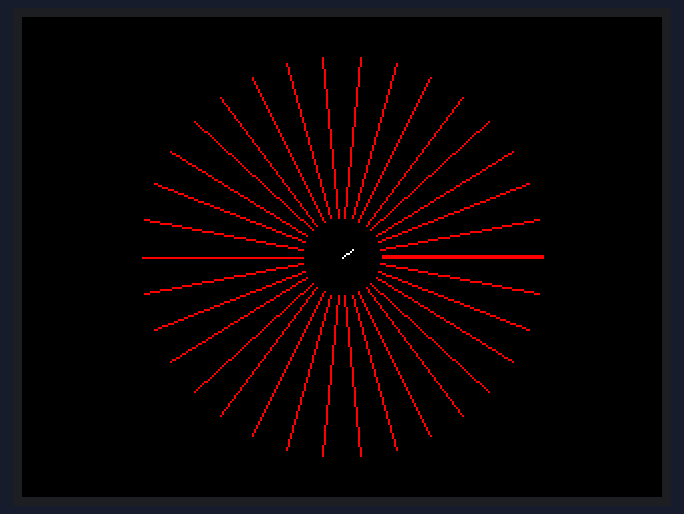
This sketch was run on a simulated ESP32. Shown: 320×240 colour display. Random numbers use the default seed unless the sketch sets one.

Above: at 2.3 s.
At 4.48 s:
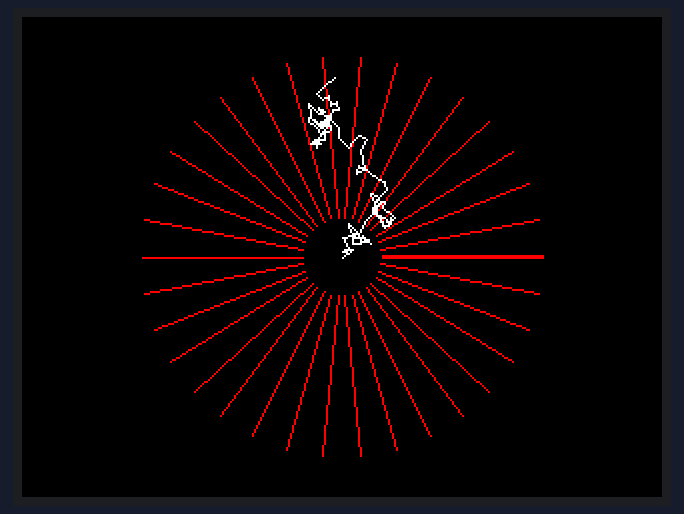
At 6.93 s:
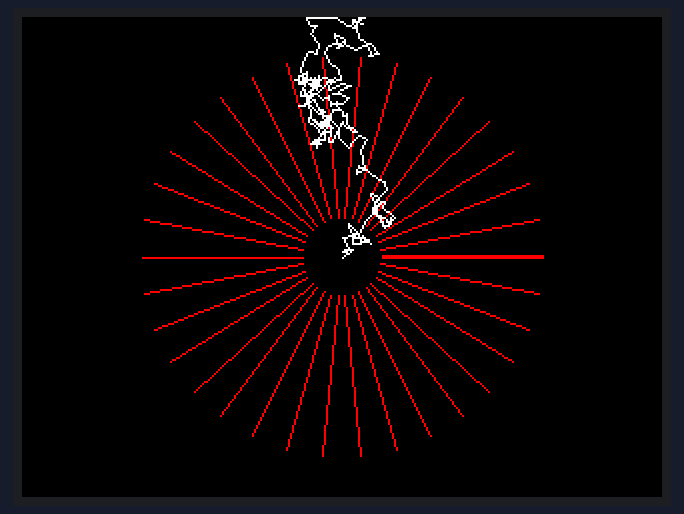
At 11.27 s:
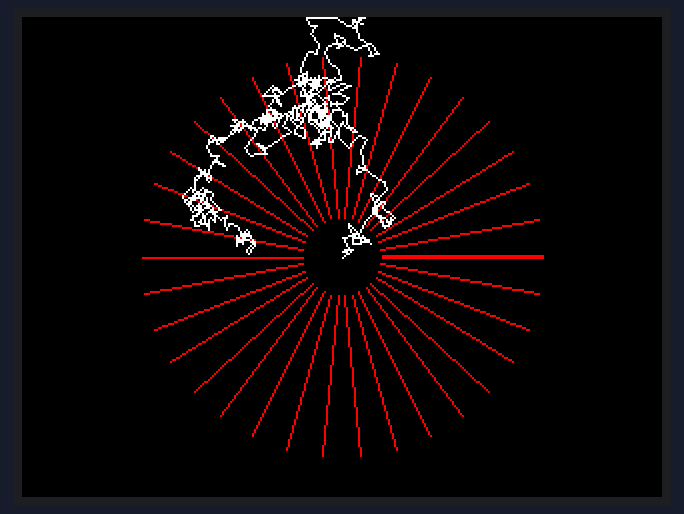
At 20.81 s:
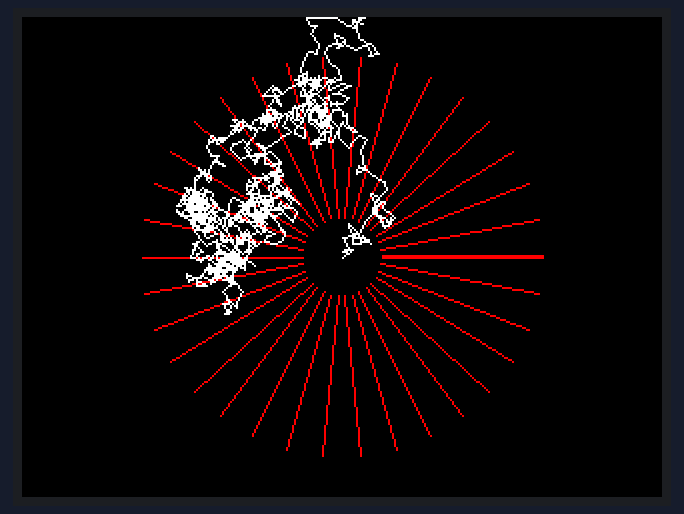
At 38.48 s:
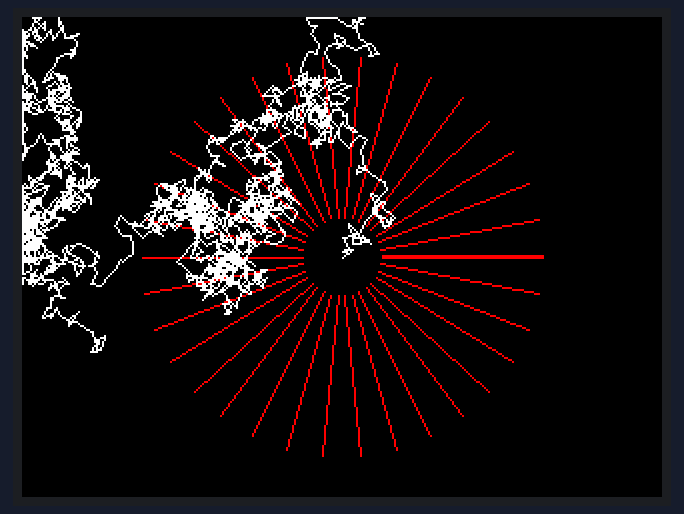

The sketch:

BresenhamDemo.ino
```cpp
/*
  Ellipse drawing example

  This sketch does not use any fonts.
*/

#include <M5Stack.h>
#include <math.h>

void Bresenham(int16_t x0,int16_t y0,int16_t x1,int16_t y1, uint16_t color) {
  int16_t xp=x0;
  int16_t yp=y0;
  int16_t error=0;
  int16_t dx, dy;

  if (x0>x1) {
    // Reverse the begin- and endpoint to get in the right octant
    Bresenham(x1,y1,x0,y0,color);
  }
  else {
    dx=x1-x0;

    if (y0<=y1) {
      dy=y1-y0;

      // Octant 1 and 2
      if ( dx>=dy ) {

        // Quadrant 1: x0<=x1, y0<=y1, dx>=dy
        while(xp<=x1) {
            M5.Lcd.drawPixel(xp, yp, color);
            xp+=1;
            error=error+2*dy;
            if (error>dx) {
              yp=yp+1;
              error=error-2*dx;
            }
          }
        }
      else {

        // Octant 2: x0<=x1, y0<=y1, dx<dy
        while(yp<=y1) {
          M5.Lcd.drawPixel(xp, yp, color);
          yp+=1;
          error=error+2*dx;
          if (error>dy) {
            xp=xp+1;
            error=error-2*dy;
          }
        }
      }
    }
    else {
      dy=y0-y1;
      if (dx>dy) {

        // Octant 8: x0<=x1, y0>y1, dx>dy
        while(xp<=x1) {
          M5.Lcd.drawPixel(xp, yp, color);
          xp+=1;
          error=error+2*dy;
          if (error>dx) {
            yp=yp-1;
            error=error-2*dx;
          }
        }
      }
      else {

        // Octant 7: x0<=x1, y0>y1, dx<=dy
        while(yp>=y1) {
          M5.Lcd.drawPixel(xp, yp, color);
          yp-=1;
          error=error+2*dx;
          if (error>dy) {
            xp=xp+1;
            error=error-2*dy;
          }
        }
      }
    }
  }
}


void setup(void) {
  M5.begin();

  // M5.Lcd.setRotation(1);
  M5.Lcd.fillScreen(TFT_BLACK);

  // 1: Test if drawing a single dot works
  Bresenham(160,120,160,120, WHITE);

  // 2: Draw multiple lines in all quadrants
  for(float angle=0; angle<2*3.1415; angle+=3.1415/17) {
    int x0=160+ 20*cos(angle);
    int y0=120+ 20*sin(angle);
    int x1=160+100*cos(angle);
    int y1=120+100*sin(angle);
    Bresenham(x0,y0,x1,y1, RED);
  }

  delay(2000);
}

void loop() {
  static int16_t x0=160,y0=120,x1,y1;

  // 3: Draw a string of lines in random directions
  x1=x0+random(11)-5;
  y1=y0+random(11)-5;

  if(x1<  0) x1=0;
  if(x1>320) x1=320;
  if(y1<  0) y1=0;
  if(y1>240) y1=240;

  Bresenham(x0,y0,x1,y1, WHITE);

  x0=x1;
  y0=y1;

  delay(20);
}
```
